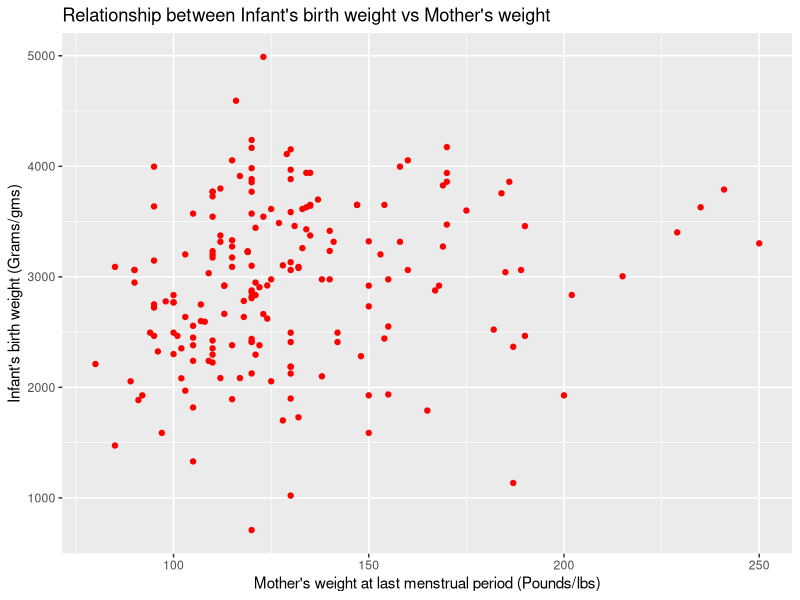
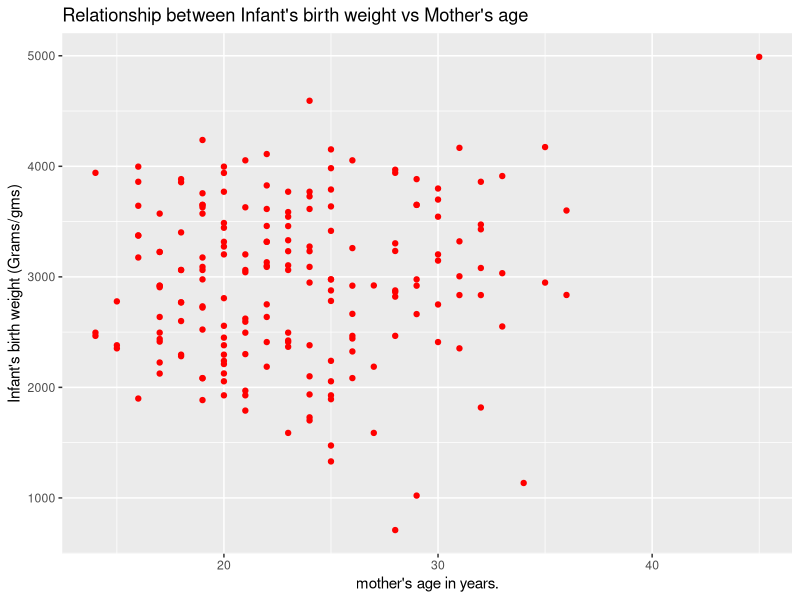
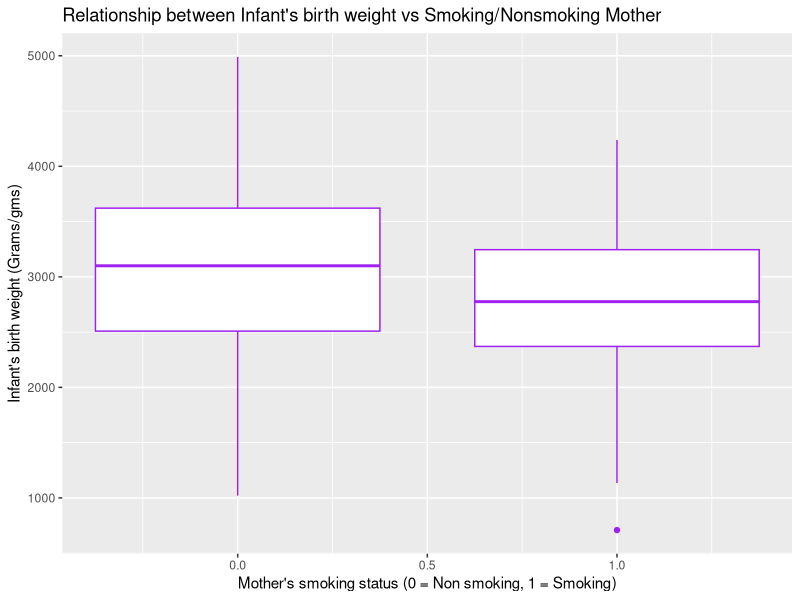
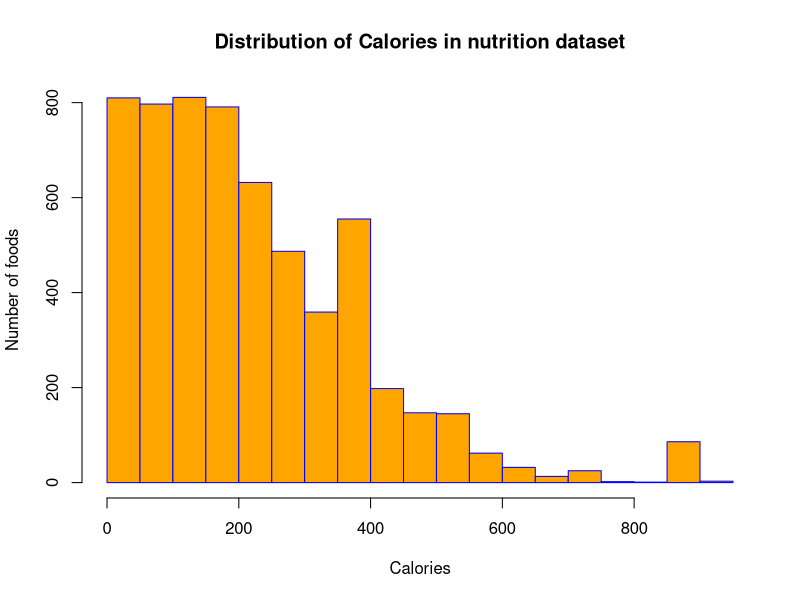
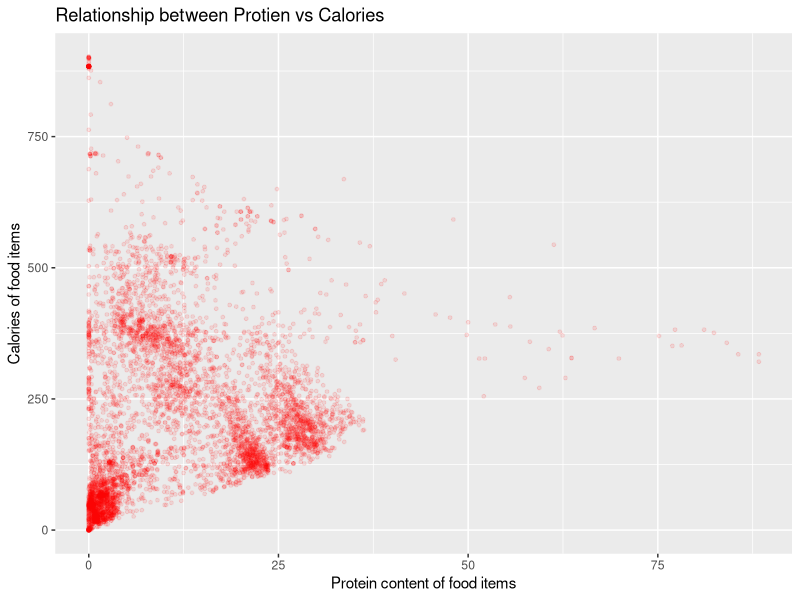
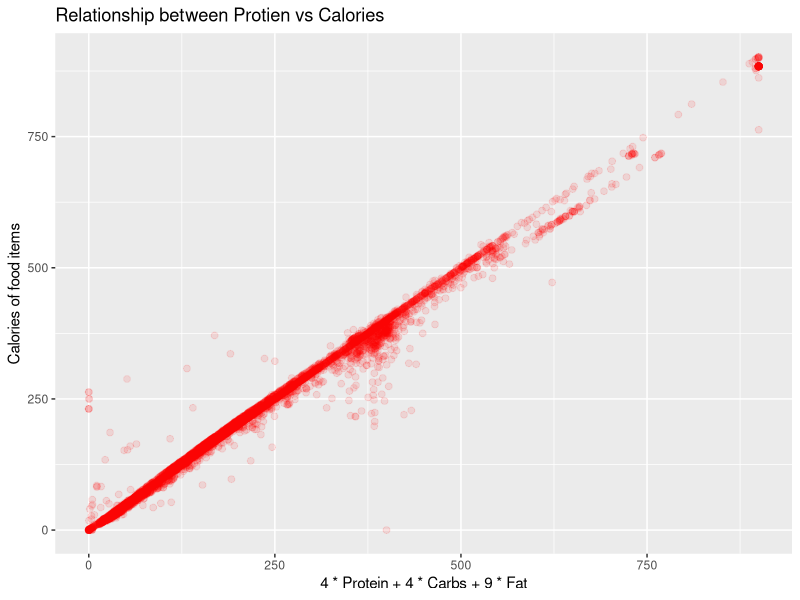

Source code (R) for these figures, in order:
## ---- chunk 1
library(ggplot2)
library(tibble)
## ---- chunk 2
#TRUE is it is a tibble
is_tibble(msleep)
#numbers of observations = number of rows
nrow(msleep)
## ---- chunk 3
#number of variables = number of columns
ncol(msleep)
## ---- chunk 4
# remove null values before calculating mean
mean(msleep$sleep_rem, na.rm = TRUE)
## ---- chunk 5
# remove null values before calculation
sd(msleep$brainwt,na.rm = TRUE)
## ---- chunk 6
# filter the dataset for sleep_rem is maximum and also remove NAs. This will give the row of the dataset. Then adding [,name] to the resulting dataset will give just the name column of all rows. Since we have already filtered to 1 row we will get just the name
msleep[(msleep$sleep_rem == max(msleep$sleep_rem, na.rm = TRUE)) & !is.na(msleep$sleep_rem),][,"name"][[1]]

## ---- chunk 7
# filter the dataset for just the carnivores, then calculate the mean of the bodyweight from the resulting dataset
mean(msleep[msleep$vore=="carni",]$bodywt, na.rm = TRUE)
## ---- chunk 8
library(MASS)
## ---- chunk 9
str(birthwt)
## ---- chunk 10
#numbers of observations = number of rows
nrow(birthwt)
## ---- chunk 11
#numbers of variables = number of cols
ncol(birthwt)
## ---- chunk 12
library(ggplot2)
ggplot(birthwt, aes(x=lwt, y=bwt, color=I("red"))) + 
  geom_point() + 
  ggtitle("Relationship between Infant's birth weight vs Mother's weight") + 
  xlab("Mother's weight at last menstrual period (Pounds/lbs)") + 
  ylab("Infant's birth weight (Grams/gms)")
## ---- chunk 13
ggplot(birthwt, aes(x=age, y=bwt, color=I("red"))) + 
  geom_point() + 
  ggtitle("Relationship between Infant's birth weight vs Mother's age") + 
  xlab("mother's age in years.") + 
  ylab("Infant's birth weight (Grams/gms)")
## ---- chunk 14
#boxplot(birthwt$bwt~birthwt$smoke)
ggplot(birthwt, aes(group=smoke, x=smoke, y= bwt, color=I("purple"))) + 
  geom_boxplot() + 
  ggtitle("Relationship between Infant's birth weight vs Smoking/Nonsmoking Mother") + 
  xlab("Mother's smoking status (0 = Non smoking, 1 = Smoking)") + 
  ylab("Infant's birth weight (Grams/gms)")
## ---- chunk 15
nutrition <- read.csv("nutrition-2018.csv")
## ---- chunk 16
hist(nutrition$Calories, col="orange", border="blue", main = "Distribution of Calories in nutrition dataset", xlab = "Calories", ylab = "Number of foods")
## ---- chunk 17
ggplot(nutrition, aes(x=Protein, y=Calories, color=I("red"))) + 
  geom_point(aes(size=I(1), alpha=I(.1))) +
  ggtitle("Relationship between Protien vs Calories") + 
  xlab("Protein content of food items") + 
  ylab("Calories of food items")
## ---- chunk 18
library(dplyr)
nutrition <- nutrition %>% mutate(FourTimesPCF=(4*Protein+4*Carbs+9*Fat))
## ---- chunk 19
ggplot(nutrition, aes(x=FourTimesPCF, y=Calories, color=I("red"))) + 
  geom_point(aes(size=I(2), alpha=I(.1))) +
  ggtitle("Relationship between Protien vs Calories") + 
  xlab("4 * Protein + 4 * Carbs + 9 * Fat") + 
  ylab("Calories of food items")
## ---- chunk 20
Less_Calories <- nutrition[(nutrition$Calories < nutrition$FourTimesPCF*.85) ,]
More_Calories <- nutrition[(nutrition$Calories > nutrition$FourTimesPCF*1.15) ,]
## ---- chunk 21
a = 1:10
b = 10:1
c = rep(1, times = 10)
d = 2 ^ (1:10)
## ---- chunk 22
sum_of_squares <- function(x){
  sum(x^2) #square each element of the vector
}
## ---- chunk 23
sum_of_squares(x = a)
sum_of_squares(x = c(c, d))
## ---- chunk 24
sqrt((1/length(d))*sum_of_squares(d-0))
## ---- chunk 25
sqrt((1/length(d))*sum_of_squares(a-b))
## ---- chunk 26
set.seed(42)
x = 1:100
y = rnorm(1000)
z = runif(150, min = 0, max = 1)
## ---- chunk 27
list_extreme_values <- function(x, k=2){
  #filter vector for elements that are less than k*standard deviation compared to the mean
  s <-  x[(x < (mean(x) - k*sd(x)))]
  #filter vector for elements that are more than k*standard deviation compared to the mean
  l  <-  x[(x > (mean(x) + k*sd(x)))]
  #return a list of the above two vectors
  return(list(small=s, large=l))
}
## ---- chunk 28
list_extreme_values(x = x, k = 1)
## ---- chunk 29
list_extreme_values(x = y, k = 3)
## ---- chunk 30
list_extreme_values(x = y, k = 2)
## ---- chunk 31
list_extreme_values(x = z, k = 1.5)
## ---- chunk 32
# call the list_extreme_values function and take the mean of large element from the returned list
mean(list_extreme_values(x=y,k=1.5)[["large"]])
